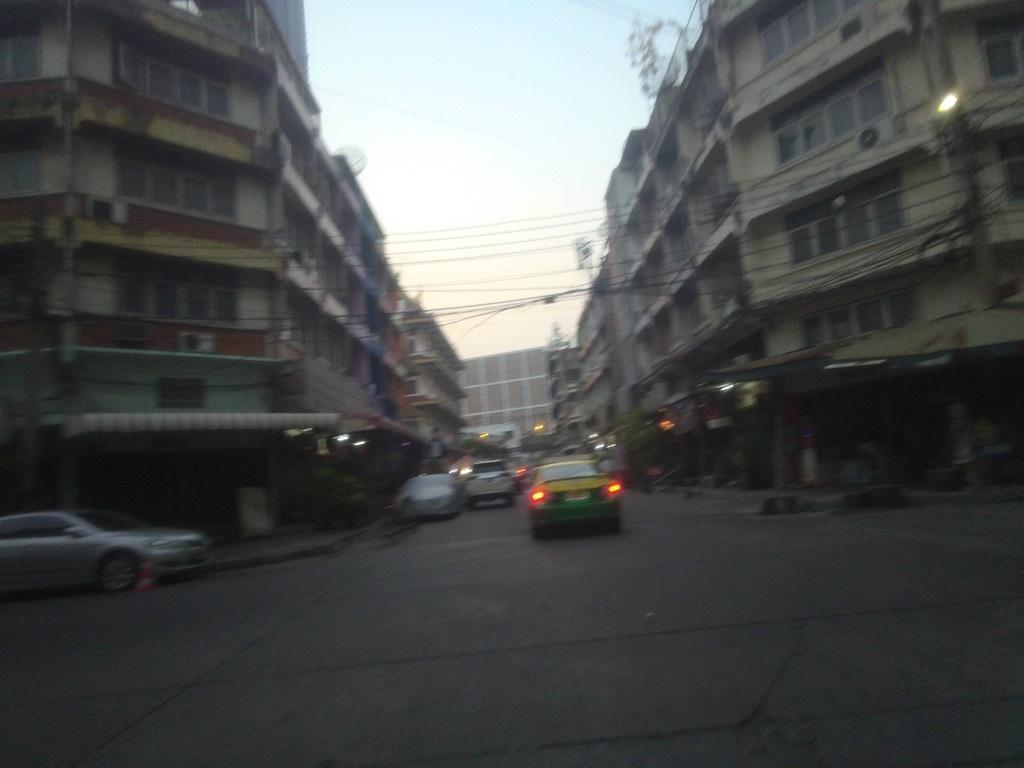
#> input picture imgs/20000102_010756_000.jpg, 1024 x 768 px, given in place of license-plate-2020.jpg, which was not available
$ python plot_boxes.py
#> lines starting #> are read from the running program, lines starting #| are printed output that depends on the picture; after the words box and inside, x2 and y2 are one past the last pixel; in counts of white or black regions, pixels touching at a corner belong together; pictures that were not available may be replaced by others from this repository, and a replacement may not be noted
#> (reads src/annotations2.json from the repository)
import cv2
import json
from random import randrange
from os import listdir
from os.path import isfile, join

def plotBoundingBoxes(img_path, output_name, annotations, color=None, threshold=0.55):

#> called with img_path = '../imgs/license-plate-2020.jpg', output_name = '../annotated/license-plate-2020.jpg', color = (0, 0, 255), threshold = 0.55
    img = cv2.imread(img_path)
#> img is the input picture: shape (768, 1024, 3); mean B, G, R 78.7, 78.9, 76.8

    for obj, x0, y0, x1, y1, score in annotations:
        if score >= threshold:
            start_point = (int(x0), int(y0))
            end_point = (int(x1), int(y1))
            if not color:
                color = getRandomColor()
            cv2.rectangle(img, start_point, end_point, color=color, thickness=2)

            cv2.putText(
                img,
                obj,
                (int(x0), int(y0) - 10),
                fontFace = cv2.FONT_HERSHEY_SIMPLEX,
                fontScale = 0.6,
                color = color,
                thickness=2
            )
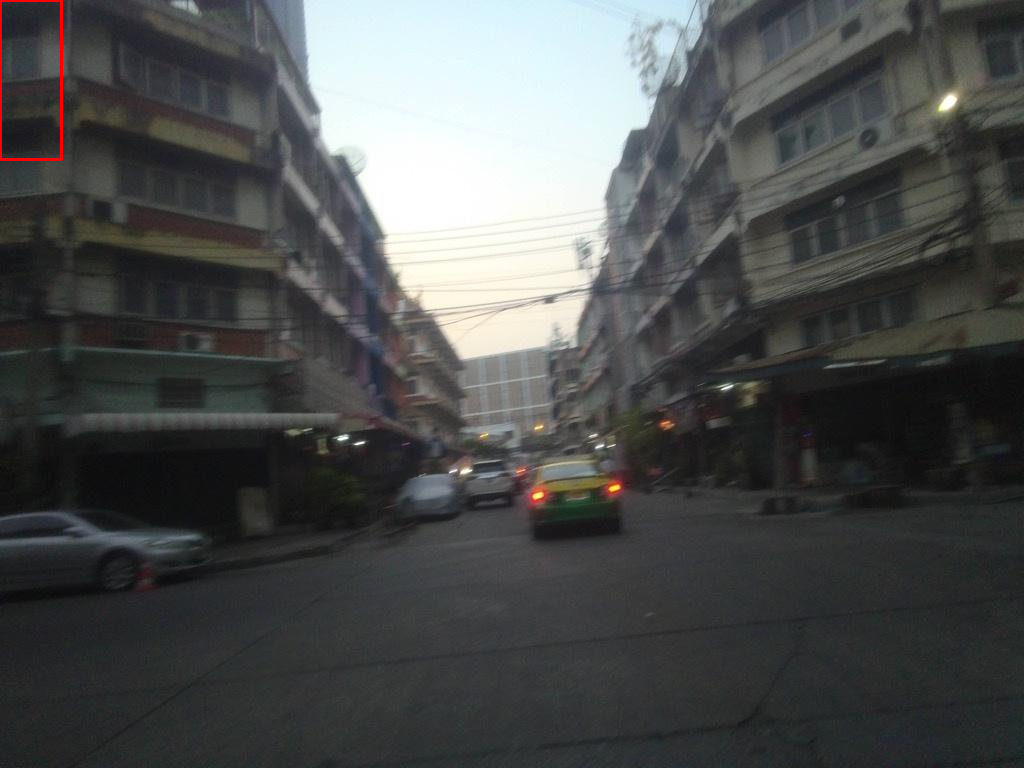
#> img: shape (768, 1024, 3); 0.14% of pixels changed, all inside (x1, y1, x2, y2) = (0, 0, 63, 161)
#> after the loop, color = (0, 0, 255)

    cv2.imwrite(output_name, img)

def plotFilteredBoundingBoxes(img_path, output_name, annotations):

    img = cv2.imread(img_path)

    for obj, x0, y0, x1, y1, score, plane in annotations:
        start_point = (int(x0), int(y0))
        end_point = (int(x1), int(y1))
        if plane == "foreground":
            color = (0,0,255)
        else:
            color = (255,0,0)
        cv2.rectangle(img, start_point, end_point, color=color, thickness=2)

        cv2.putText(
            img,
            obj,
            (int(x0), int(y0) - 10),
            fontFace = cv2.FONT_HERSHEY_SIMPLEX,
            fontScale = 0.6,
            color = color,
            thickness=2
        )

    cv2.imwrite(output_name, img)

def getRandomColor():
    return (randrange(255), randrange(255), randrange(255))

if __name__ == "__main__":

    annotations_path = 'annotations2.json'
    f = open(annotations_path)
    annotations = json.load(f)
    f.close()

    images = [f for f in listdir('../imgs/') if isfile(join('../imgs/', f))]
    for img in annotations:
        input_name = '../imgs/' + img["id"]
        output_name = "../annotated/" + img["id"]

        plotBoundingBoxes(input_name, output_name, img['yolo'], color=(0,0,255))
        plotBoundingBoxes(output_name, output_name, img['grit'], color=(0,255,0), threshold=0.55)
#> call 2 of plotBoundingBoxes, with img_path = '../annotated/license-plate-2020.jpg', output_name = '../annotated/license-plate-2020.jpg', color = (0, 255, 0), threshold = 0.55
#> after the loop in plotBoundingBoxes (call 2), `for obj, x0, y0, x1, y1, score in annotations:`:
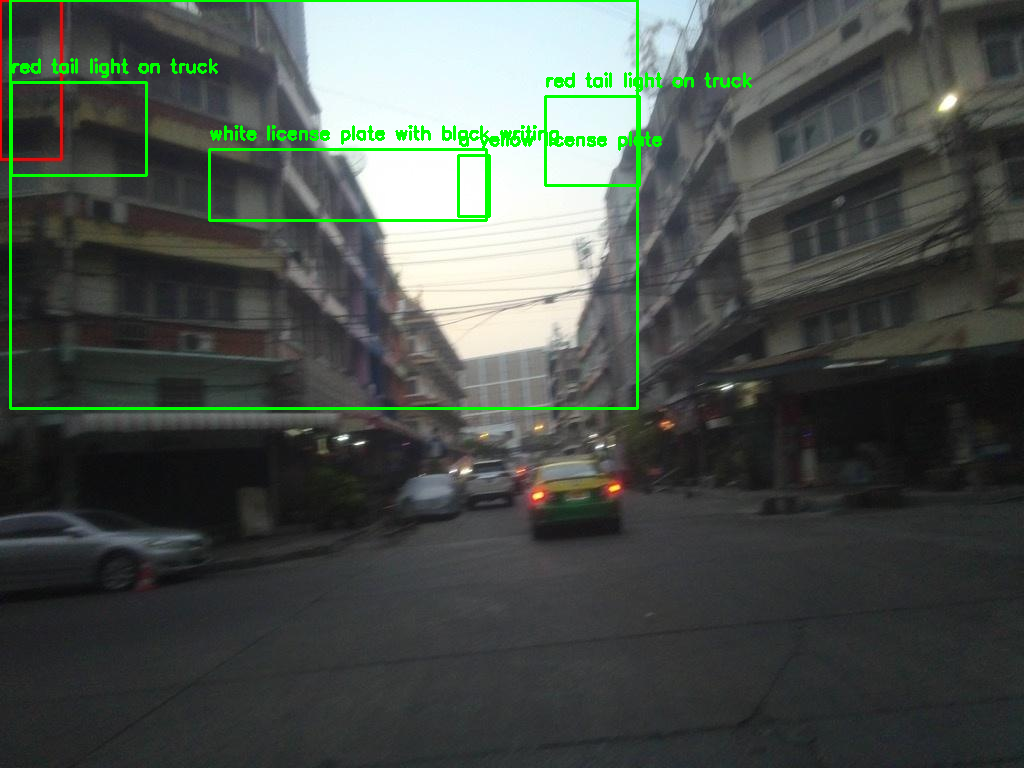
#> img: shape (768, 1024, 3); mean B, G, R 75.6, 81.2, 74.2
#> after the loop in plotBoundingBoxes (call 2), `for obj, x0, y0, x1, y1, score in annotations:`: color = (0, 255, 0)
        plotBoundingBoxes(output_name, output_name, img['craft'], color=(255,0,255))
#> call 3 of plotBoundingBoxes, with img_path = '../annotated/license-plate-2020.jpg', output_name = '../annotated/license-plate-2020.jpg', color = (255, 0, 255), threshold = 0.55
#> after the loop in plotBoundingBoxes (call 3), `for obj, x0, y0, x1, y1, score in annotations:`:
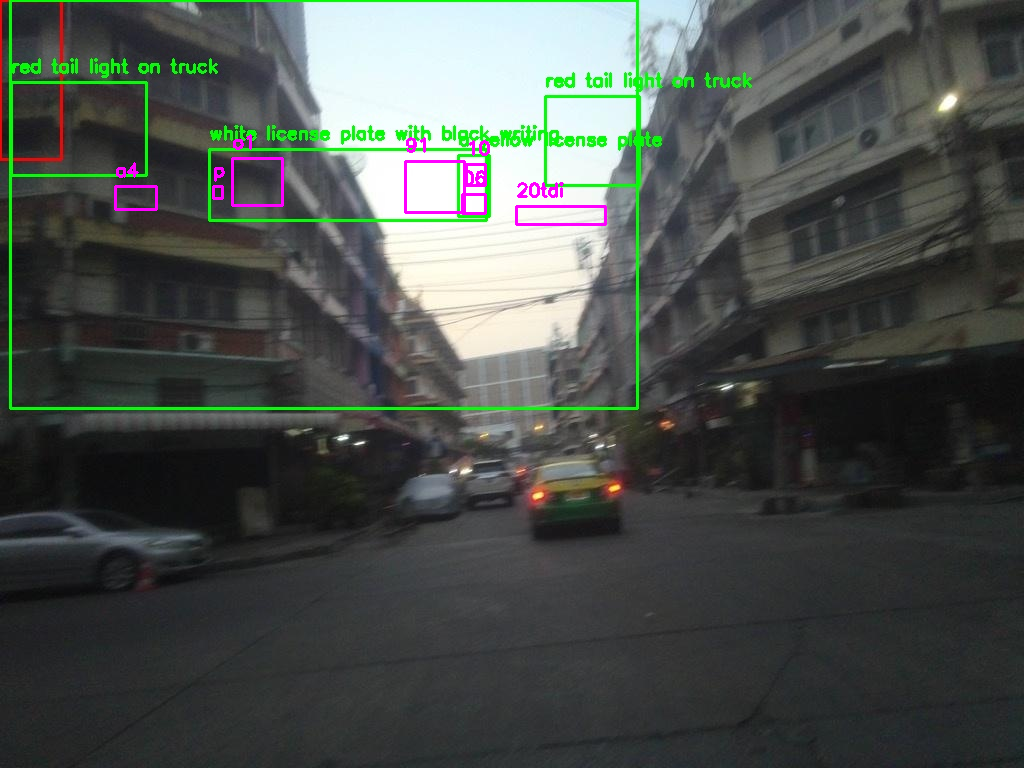
#> img: shape (768, 1024, 3); mean B, G, R 76.1, 80.1, 74.7
#> after the loop in plotBoundingBoxes (call 3), `for obj, x0, y0, x1, y1, score in annotations:`: color = (255, 0, 255)

        # [4 lines of commented-out code are left out]
